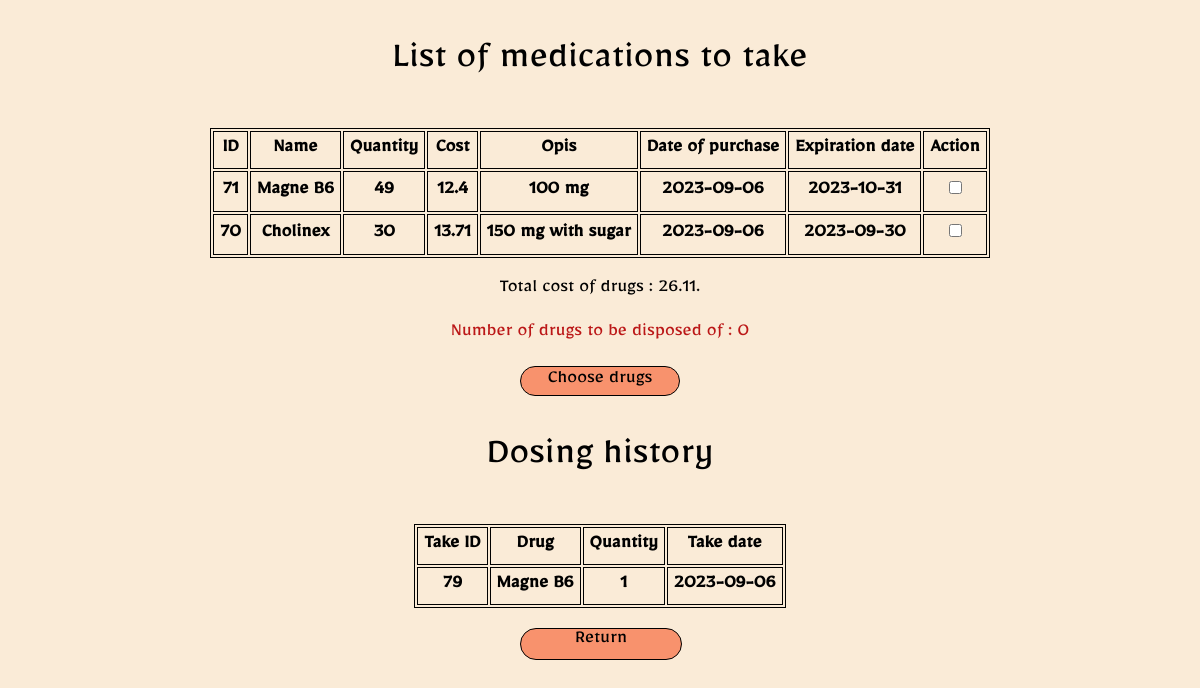
Screenshot of /script/php/manage_drugs.php (signed in) with the database file from the repository.
### tables this page shows
CREATE TABLE `user_drugs` (
  `id` int(10) UNSIGNED NOT NULL,
  `drug_id` int(10) UNSIGNED NOT NULL,
  `name` varchar(255) NOT NULL,
  `date_exp` date NOT NULL,
  `purchase_date` date NOT NULL,
  `count` int(10) NOT NULL,
  `cost` float NOT NULL,
  `descr` varchar(500) NOT NULL,
  `user_id` int(10) NOT NULL
);

CREATE TABLE `take_drug` (
  `take_id` int(10) UNSIGNED NOT NULL,
  `user_id` int(10) UNSIGNED NOT NULL,
  `drug_id` int(10) UNSIGNED NOT NULL,
  `count` int(10) UNSIGNED NOT NULL,
  `take_date` date NOT NULL
);

### script/php/manage_drugs.php (the view, shortened to what this page needs)
<?php
    $today = date("Y-m-d");
?>
<!DOCTYPE html>
<html lang="en">
<head>
    <link rel="stylesheet" href="../../css/manage_drugs.css">
    <link rel="stylesheet" href="../../css/template.css">
</head>
<body>
    <div class="head">
        <p>List of medications to take</p>
    </div>
    <form method="post" action="chose_drug.php">
        <table>
                <tr>
                    <th>ID</th>
                    <th>Name</th>
                    <th>Quantity</th>
                    <th>Cost</th>
                    <th>Opis</th>
                    <th>Date of purchase</th>
                    <th>Expiration date</th>
                    <th>Action</th>
                </tr>
                <?php
                    $conn = new mysqli($_SESSION['server_name'], $_SESSION['user_name'],$_SESSION['password'], $_SESSION['db_name']);
                    $id = $_SESSION['current_user'];
                    $sql = "SELECT * FROM user_drugs WHERE user_id = $id";
                    if($res = $conn -> query($sql)){
                        while($row = $res -> fetch_array(MYSQLI_ASSOC)){
                            if(($row['date_exp'] < date("Y-m-d")) && $row['count']>0)
                                echo "<tr style='text-decoration: line-through; color : rgb(187, 23, 23);'>";
                            else if($row['count']<=0)
                                echo "<tr style='color : gray;'>";
                            else
                                echo "<tr>";
                                echo "
                                    <th>".$row['drug_id']."</th>
                                    <th>".$row['name']."</th>
                                    <th>".$row['count']."</th>
                                    <th>".$row['cost']."</th>
                                    <th>".$row['descr']."</th>
                                    <th>".$row['purchase_date']."</th>
                                    <th>".$row['date_exp']."</th>";
                            if($row['date_exp'] < date("Y-m-d") || $row['count']<=0)
                                echo "<th> X </th>";
                            else
                                echo "<th>
                                        <input type='checkbox' name='chose_drug[]' value='".$row['id']."'>
                                      </th>";
                                echo "</tr>";
                            }
                    }
                ?>
            </table>
        <?php
            $sum = "SELECT ROUND(SUM(cost),2) AS total_cost FROM user_drugs WHERE user_id = $id";
            $res_sum = $conn -> query($sum);
            $row_sum = $res_sum -> fetch_array(MYSQLI_ASSOC);
            $total = $row_sum['total_cost'];
            echo "<p style='font-size: 20px; text-align:center;'> Total cost of drugs : ".$total.".</p>";
            $out_of_date = "SELECT COUNT(*) AS count_util FROM user_drugs WHERE user_id = $id AND date_exp < '$today'";
            $res_out = $conn -> query($out_of_date);
            $row_out = $res_out -> fetch_array(MYSQLI_ASSOC);
            $util = $row_out['count_util'];
            echo "<p style='font-size: 20px; text-align:center; color : rgb(187, 23, 23);'> Number of drugs to be disposed of : ".$util."</p>";
        ?>
        <input class="bt" type="submit" name="go_to_take_drug" value="Choose drugs">
    </form>
        <div class="head">
            <p>Dosing history</p>
        </div>
        <table>
            <tr>
                <th>Take ID</th>
                <th>Drug</th>
                <th>Quantity</th>
                <th>Take date</th>
            </tr>
            <?php
                if($_SESSION['is_admin']){
                    $sql_rel = "SELECT take_drug.take_id, apteczka_users.user_img, apteczka_users.user_name, apteczka_users.user_surname,
                                user_drugs.name, take_drug.count, take_drug.take_date FROM ((take_drug
                                INNER JOIN apteczka_users ON take_drug.user_id = apteczka_users.user_id)
                                INNER JOIN user_drugs ON take_drug.drug_id = user_drugs.id) ORDER BY take_drug.take_id";
                }
                else{
                    $sql_rel = "SELECT take_drug.take_id, apteczka_users.user_img, apteczka_users.user_name, apteczka_users.user_surname,
                                user_drugs.name, take_drug.count, take_drug.take_date FROM ((take_drug
                                INNER JOIN apteczka_users ON take_drug.user_id = apteczka_users.user_id)
                                INNER JOIN user_drugs ON take_drug.drug_id = user_drugs.id) WHERE take_drug.user_id='$id' ORDER BY take_drug.take_id";
                }
                if($res_rel = $conn -> query($sql_rel)){
                    while($row_rel = $res_rel -> fetch_array(MYSQLI_ASSOC)){
                        echo"
                                <tr>
                                    <th>".$row_rel['take_id']."</th>";
                        echo"
                                    <th>".$row_rel['name']."</th>
                                    <th>".$row_rel['count']."</th>
                                    <th>".$row_rel['take_date']."</th>";
                        echo"
                                </tr>";
                    }
                }
            ?>
        </table>
    <a href="logged.php">
        <div class="outer_bt">
            <div class="bt">
                <p style="margin: auto;">Return</p>
            </div>
        </div>
    </a>
</body>
</html>

### css/manage_drugs.css (style rules this page uses)
.head { width: 100%; font-size: 40px; text-align: center; }
a { display: block; width: 160px; text-decoration: none; margin: auto; }
.bt { font-family: Mirza; width: 160px; height: 30px; font-size: 20px; margin: auto auto 20px auto; text-align: center; color: black; border: 1px solid black; border-radius: 50px; background-color: rgb(248, 146, 109); vertical-align: middle; display: list-item; list-style: none; transition: background .2s ease-in-out; }
.outer_bt { margin: auto auto 14px auto; width: 162px; }
table { margin: auto auto 20px auto; border: 1px solid black; font-size: 20px; }
th { border: 1px solid black; padding: 6px; }

### css/template.css (style rules this page uses)
html,body { width: 100%; background-color: antiquewhite; font-family: Mirza; margin:0; -webkit-touch-callout: none; -webkit-user-select: none; -khtml-user-select: none; -moz-user-select: none; -ms-user-select: none; user-select: none; }

### rows the page displays
user_drugs: drug "71", name "Magne B6", count "49", cost "12.4", descr "100 mg", purchase_date "2023-09-06", date_exp "2023-10-31"
user_drugs: drug "70", name "Cholinex", count "30", cost "13.71", descr "150 mg with sugar", purchase_date "2023-09-06", date_exp "2023-09-30"
take_drug: take_id "79", user_drugs.name "Magne B6", count "1", take_date "2023-09-06"

### other values shown
$total "26.11"
$util "0"
